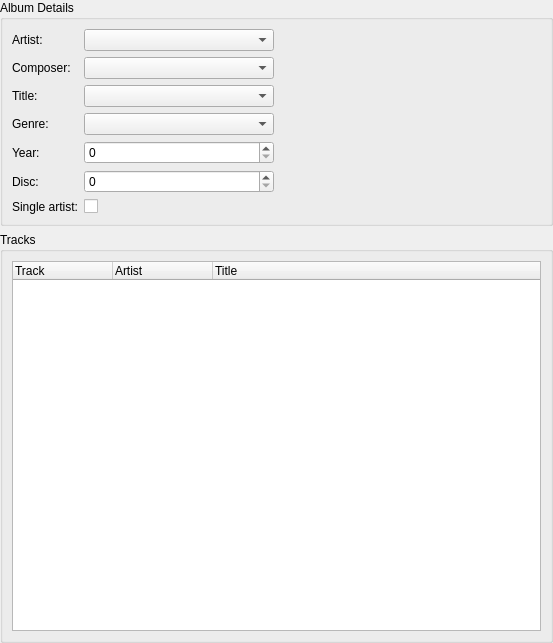
<?xml version="1.0" encoding="UTF-8"?>
<ui version="4.0">
 <class>AlbumDetails</class>
 <widget class="QWidget" name="AlbumDetails">
  <property name="geometry">
   <rect>
    <x>0</x>
    <y>0</y>
    <width>553</width>
    <height>643</height>
   </rect>
  </property>
  <layout class="QVBoxLayout" name="verticalLayout">
   <property name="margin">
    <number>0</number>
   </property>
   <item>
    <widget class="QGroupBox" name="groupBox">
     <property name="sizePolicy">
      <sizepolicy hsizetype="Preferred" vsizetype="Fixed">
       <horstretch>0</horstretch>
       <verstretch>0</verstretch>
      </sizepolicy>
     </property>
     <property name="title">
      <string>Album Details</string>
     </property>
     <layout class="QGridLayout" name="gridLayout">
      <item row="0" column="0" rowspan="2">
       <layout class="QFormLayout" name="formLayout">
        <item row="0" column="0">
         <widget class="BuddyLabel" name="label">
          <property name="text">
           <string>Artist:</string>
          </property>
          <property name="buddy">
           <cstring>artist</cstring>
          </property>
         </widget>
        </item>
        <item row="0" column="1">
         <widget class="CompletionCombo" name="artist"/>
        </item>
        <item row="1" column="0">
         <widget class="BuddyLabel" name="composerLabel">
          <property name="text">
           <string>Composer:</string>
          </property>
          <property name="buddy">
           <cstring>composer</cstring>
          </property>
         </widget>
        </item>
        <item row="1" column="1">
         <widget class="CompletionCombo" name="composer"/>
        </item>
        <item row="2" column="0">
         <widget class="BuddyLabel" name="label_2">
          <property name="text">
           <string>Title:</string>
          </property>
          <property name="buddy">
           <cstring>title</cstring>
          </property>
         </widget>
        </item>
        <item row="2" column="1">
         <widget class="CompletionCombo" name="title"/>
        </item>
        <item row="3" column="0">
         <widget class="BuddyLabel" name="label_3">
          <property name="text">
           <string>Genre:</string>
          </property>
          <property name="buddy">
           <cstring>genre</cstring>
          </property>
         </widget>
        </item>
        <item row="3" column="1">
         <widget class="CompletionCombo" name="genre"/>
        </item>
        <item row="4" column="0">
         <widget class="BuddyLabel" name="label_4">
          <property name="text">
           <string>Year:</string>
          </property>
          <property name="buddy">
           <cstring>year</cstring>
          </property>
         </widget>
        </item>
        <item row="4" column="1">
         <widget class="SpinBox" name="year"/>
        </item>
        <item row="5" column="0">
         <widget class="BuddyLabel" name="label_6">
          <property name="text">
           <string>Disc:</string>
          </property>
          <property name="buddy">
           <cstring>disc</cstring>
          </property>
         </widget>
        </item>
        <item row="5" column="1">
         <widget class="SpinBox" name="disc"/>
        </item>
        <item row="6" column="0">
         <widget class="BuddyLabel" name="label_5">
          <property name="text">
           <string>Single artist:</string>
          </property>
          <property name="buddy">
           <cstring>singleArtist</cstring>
          </property>
         </widget>
        </item>
        <item row="6" column="1">
         <widget class="OnOffButton" name="singleArtist">
          <property name="text">
           <string/>
          </property>
         </widget>
        </item>
       </layout>
      </item>
      <item row="0" column="1">
       <widget class="BuddyLabel" name="cover"/>
      </item>
     </layout>
    </widget>
   </item>
   <item>
    <widget class="QGroupBox" name="groupBox_2">
     <property name="sizePolicy">
      <sizepolicy hsizetype="MinimumExpanding" vsizetype="MinimumExpanding">
       <horstretch>0</horstretch>
       <verstretch>0</verstretch>
      </sizepolicy>
     </property>
     <property name="title">
      <string>Tracks</string>
     </property>
     <layout class="QVBoxLayout" name="verticalLayout_2">
      <item>
       <widget class="QTreeWidget" name="tracks">
        <property name="alternatingRowColors">
         <bool>false</bool>
        </property>
        <property name="rootIsDecorated">
         <bool>false</bool>
        </property>
        <property name="uniformRowHeights">
         <bool>true</bool>
        </property>
        <property name="itemsExpandable">
         <bool>false</bool>
        </property>
        <property name="allColumnsShowFocus">
         <bool>true</bool>
        </property>
        <column>
         <property name="text">
          <string>Track</string>
         </property>
        </column>
        <column>
         <property name="text">
          <string>Artist</string>
         </property>
        </column>
        <column>
         <property name="text">
          <string>Title</string>
         </property>
        </column>
       </widget>
      </item>
     </layout>
    </widget>
   </item>
  </layout>
 </widget>
 <customwidgets>
  <customwidget>
   <class>BuddyLabel</class>
   <extends>QLabel</extends>
   <header>buddylabel.h</header>
  </customwidget>
  <customwidget>
   <class>CompletionCombo</class>
   <extends>QComboBox</extends>
   <header>completioncombo.h</header>
  </customwidget>
  <customwidget>
   <class>OnOffButton</class>
   <extends>QCheckBox</extends>
   <header>onoffbutton.h</header>
  </customwidget>
  <customwidget>
   <class>SpinBox</class>
   <extends>QSpinBox</extends>
   <header>spinbox.h</header>
  </customwidget>
 </customwidgets>
 <tabstops>
  <tabstop>artist</tabstop>
  <tabstop>composer</tabstop>
  <tabstop>title</tabstop>
  <tabstop>genre</tabstop>
  <tabstop>year</tabstop>
  <tabstop>disc</tabstop>
  <tabstop>singleArtist</tabstop>
  <tabstop>tracks</tabstop>
 </tabstops>
 <resources/>
 <connections/>
</ui>
